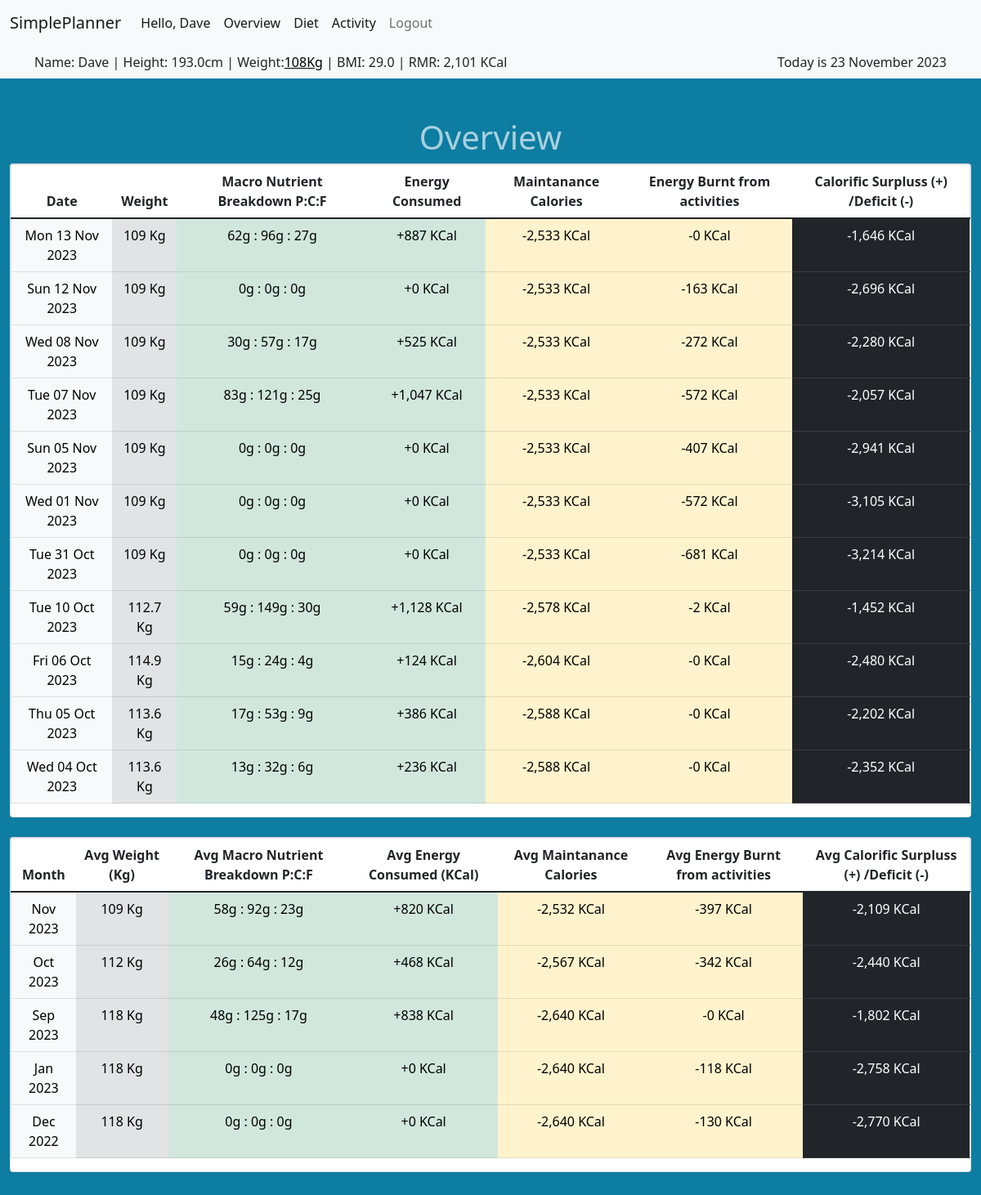
/overview (signed in), run on the app's committed database.
### tables this page shows
CREATE TABLE "weight" (
    id INTEGER PRIMARY KEY,
    user_id INTEGER REFERENCES users(id) NOT NULL,
    date DATE NOT NULL,
    weight INTEGER,
    CONSTRAINT UC_user_date UNIQUE (user_id, date)
);

### app.py (the view)
@app.route("/overview")
@helpers.login_required
def overview():
    cur = db.cursor()
    daily_diet = cur.execute("""SELECT date, sum(amount) AS amount, sum(energy) AS energy, sum(protien) AS protien, sum(carbohydrate) AS carbohydrate, sum(fat) AS fat
                            FROM consumption
                            WHERE user_id = ?
                            GROUP BY date
                            ORDER BY date DESC
                            LIMIT 7""", (session["user_id"], )).fetchall()
    monthly_diet = cur.execute("""SELECT STRFTIME("%Y-%m", date) AS month, avg(amount) AS amount, avg(energy) AS energy, avg(protien) AS protien, avg(carbohydrate) AS carbohydrate, avg(fat) AS fat
                            FROM (SELECT date, sum(amount) AS amount, sum(energy) AS energy, sum(protien) AS protien, sum(carbohydrate) AS carbohydrate, sum(fat) AS fat
                            FROM consumption
                            WHERE user_id = ?
                            GROUP BY date)
                            GROUP BY month
                            ORDER BY month DESC""", (session["user_id"], )).fetchall()
    daily_weight = cur.execute(
        "SELECT * FROM weight where user_id = ?", (session["user_id"], )).fetchall()
    monthly_weight = cur.execute(
        "SELECT STRFTIME('%Y-%m', date) AS month, AVG(weight) AS weight FROM weight WHERE user_id = ?  GROUP BY month", (session["user_id"], )).fetchall()
    daily_activity = cur.execute(
        "SELECT date, sum(energy) AS energy FROM activity WHERE user_id = ? GROUP BY date ORDER BY date DESC LIMIT 7", (session["user_id"], )).fetchall()
    monthly_activity = cur.execute(
        "SELECT STRFTIME('%Y-%m', date) AS month, AVG(energy) AS energy FROM activity WHERE user_id = ?  GROUP BY month", (session["user_id"], )).fetchall()
    cur.close()
    if not daily_activity or not daily_diet:
        return render_template("overview.html")
    for day in daily_diet:
        for x in daily_weight:
            if day["date"] >= x["date"]:
                day["weight"] = x["weight"]
            elif 'weight' not in day:
                day["weight"] = x["weight"]
        day["rmr"] = helpers.mifflin_st_jeor(day["weight"], session["height"], helpers.calculate_age(
            session["birthday"]), session["sex"])
        day["basic_maint"] = day["rmr"] * 1.2
        for y in daily_activity:
            if not any(day["date"] == y["date"] for day in daily_diet):
                daily_diet.append({"date": y["date"], "amount": 0, "energy": 0,
                                   "protien": 0, "carbohydrate": 0, "fat": 0})
            if day["date"] == y["date"]:
                day["energy_out"] = y["energy"]
            elif "energy_out" not in day:
                day["energy_out"] = 0
    daily_diet = sorted(daily_diet, key=lambda d: d["date"], reverse=True)
    for day in daily_diet:
        day["date"] = datetime.strptime(
            day["date"], '%Y-%m-%d').strftime("%a %d %b %Y")
    for month in monthly_diet:
        for x in monthly_weight:
            if month["month"] >= x["month"]:
                month["weight"] = x["weight"]
            elif 'weight' not in month:
                month["weight"] = x["weight"]
        month["rmr"] = helpers.mifflin_st_jeor(month["weight"], session["height"], helpers.calculate_age(
            session["birthday"]), session["sex"])
        month["basic_maint"] = month["rmr"] * 1.2
        for y in monthly_activity:
            if not any(month["month"] == y["month"] for month in monthly_diet):
                monthly_diet.append(
                    {"month": y["month"], "amount": 0, "energy": 0, "protien": 0, "carbohydrate": 0, "fat": 0})
            if month["month"] == y["month"]:
                month["energy_out"] = y["energy"]
            elif "energy_out" not in month:
                month["energy_out"] = 0
    monthly_diet = sorted(monthly_diet, key=lambda d: d["month"], reverse=True)
    for month in monthly_diet:
        month["month"] = datetime.strptime(
            month["month"], '%Y-%m').strftime("%b %Y")
    return render_template("overview.html", daily=daily_diet, monthly=monthly_diet)

### helpers.py (called while the page is built)
def dict_factory(cursor, row):
    fields = [column[0] for column in cursor.description]
    return {key: value for key, value in zip(fields, row)}

def login_required(f):
    @wraps(f)
    def decorated_function(*args, **kwargs):
        if session.get("user_id") is None:
            return redirect("/login")
        return f(*args, **kwargs)
    return decorated_function

def kcal(value):
    return f"{value:,} KCal"

def gkg(value):
    if value < 1000:
        return f"{value:}g"
    else:
        return f"{float(value/1000):,.1f}Kg"

def date_format(value):
    months = ("January", "February", "March", "April", "May", "June",
              "July", "August", "September", "October", "November", "December")
    month = months[value.month-1]
    return "{} {} {}".format(value.day, month, value.year)

def mifflin_st_jeor(weight, height, age, sex):
    if sex == 'm':
        rmr = int((10 * weight) + (6.25 * height) - (5 * age) + 5)
        return rmr
    elif sex == 'f':
        rmr = int((10 * weight) + (6.25 * height) - (5 * age) - 161)
        return rmr
    else:
        print("error in mifflin_st_jeor")
        return 1

def calculate_age(birthdate):
    days_in_year = 365.2425
    age = int((date.today() - datetime.strptime(birthdate,
              '%Y-%m-%d').date()).days / days_in_year)
    return age

### templates/overview.html (shortened to what this page needs)
{% extends "layout.html" %}
{% block main %}
<h1>Overview</h1>
{% if daily %}
<div class="card text-center">
    <table class="table">
        <thead>
            <tr>
                <th>Date</th>
                <th>Weight</th>
                <th>Macro Nutrient Breakdown P:C:F</th>
                <th>Energy Consumed</th>
                <th>Maintanance Calories</th>
                <th>Energy Burnt from activities</th>
                <th>Calorific Surpluss (+) /Deficit (-)</th>
            </tr>
        </thead>
        <tbody>
            {% for day in daily %}
            <tr>
                <td class="table-light">{{ day["date"] }}</td>
                <td class="table-secondary">{{ day["weight"] }} Kg</td>
                <td class="table-success">{{ day["protien"] | round | int | gkg }} : {{ day["carbohydrate"] | round |
                    int | gkg }} : {{ day["fat"] | round | int | gkg }}</td>
                <td class="table-success">+{{ day["energy"] | round | int | kcal }}</td>
                <td class="table-warning">-{{ day["basic_maint"] | round | int | kcal }}</td>
                <td class="table-warning">-{{ day["energy_out"] | round | int | kcal }}</td>
                <td class="table-dark">{{ (day["energy"] - day["basic_maint"] - day["energy_out"]) | round | int | kcal
                    }}</td>
            </tr>
            {% endfor %}
        </tbody>
    </table>
</div>
<br>
<div class="card text-center">
    <table class="table">
        <thead>
            <tr>
                <th>Month</th>
                <th>Avg Weight (Kg)</th>
                <th>Avg Macro Nutrient Breakdown P:C:F</th>
                <th>Avg Energy Consumed (KCal)</th>
                <th>Avg Maintanance Calories</th>
                <th>Avg Energy Burnt from activities</th>
                <th>Avg Calorific Surpluss (+) /Deficit (-)</th>
            </tr>
        </thead>
        <tbody>
            {% for month in monthly %}
            <tr>
                <td class="table-light">{{ month["month"] }}</td>
                <td class="table-secondary">{{ month["weight"] | round | int }} Kg</td>
                <td class="table-success">{{ month["protien"] | round | int | gkg }} : {{ month["carbohydrate"] | round
                    | int | gkg }} : {{ month["fat"] | round | int | gkg }}</td>
                <td class="table-success">+{{ month["energy"] | round | int | kcal }}</td>
                <td class="table-warning">-{{ month["basic_maint"] | round | int | kcal }}</td>
                <td class="table-warning">-{{ month["energy_out"] | round | int | kcal }}</td>
                <td class="table-dark">{{ (month["energy"] - month["basic_maint"] - month["energy_out"]) | round | int |
                    kcal }}</td>
            </tr>
            {% endfor %}
        </tbody>
    </table>
</div>
{% else %}
<p>You are yet to start logging your <a href="/diet_diary">diet</a> and <a href="/exercise_diary">activity</a>.</p>
{% endif %}
{% endblock %}

### static/style.css (style rules this page uses)
body { background-color: rgb(14, 125, 162); }
h1 { color: rgba(255, 255, 255, 0.645); text-align: center; }
table { border: 1px solid; }

### data on the page
weight: date "Tue 10 Oct 2023", weight "112.7", protien|gkg "59g", carbohydrate|gkg "149g", fat|gkg "30g", energy|kcal "1,128 KCal", basic_maint|kcal "2,578 KCal", energy_out|kcal "2 KCal", energy "-1,452 KCal"
weight: date "Fri 06 Oct 2023", weight "114.9", protien|gkg "15g", carbohydrate|gkg "24g", fat|gkg "4g", energy|kcal "124 KCal", basic_maint|kcal "2,604 KCal", energy_out|kcal "0 KCal", energy "-2,480 KCal"
weight: date "Thu 05 Oct 2023", weight "113.6", protien|gkg "17g", carbohydrate|gkg "53g", fat|gkg "9g", energy|kcal "386 KCal", basic_maint|kcal "2,588 KCal", energy_out|kcal "0 KCal", energy "-2,202 KCal", date "Wed 04 Oct 2023", protien|gkg "13g", carbohydrate|gkg "32g", fat|gkg "6g", energy|kcal "236 KCal", energy "-2,352 KCal"

### other printed values
{{ session["username"] }} "Dave"
{{ session["height"] }} "193.0"
{{ session['weight'] }} "108"
{{ session["rmr"] | kcal }} "2,101 KCal"
{{ session["today"] | date_format }} "23 November 2023"
{{ day["date"] }} "Mon 13 Nov 2023" "Sun 12 Nov 2023" "Wed 08 Nov 2023" "Tue 07 Nov 2023" "Sun 05 Nov 2023" "Wed 01 Nov 2023" "Tue 31 Oct 2023"
{{ day["weight"] }} "109" "109" "109" "109" "109" "109" "109"
{{ day["protien"] | round | int | gkg }} "62g" "0g" "30g" "83g" "0g" "0g" "0g"
{{ day["carbohydrate"] | round |
                    int | gkg }} "96g" "0g" "57g" "121g" "0g" "0g" "0g"
{{ day["fat"] | round | int | gkg }} "27g" "0g" "17g" "25g" "0g" "0g" "0g"
{{ day["energy"] | round | int | kcal }} "887 KCal" "0 KCal" "525 KCal" "1,047 KCal" "0 KCal" "0 KCal" "0 KCal"
{{ day["basic_maint"] | round | int | kcal }} "2,533 KCal" "2,533 KCal" "2,533 KCal" "2,533 KCal" "2,533 KCal" "2,533 KCal" "2,533 KCal"
{{ day["energy_out"] | round | int | kcal }} "0 KCal" "163 KCal" "272 KCal" "572 KCal" "407 KCal" "572 KCal" "681 KCal"
{{ month["month"] }} "Nov 2023" "Oct 2023" "Sep 2023" "Jan 2023" "Dec 2022"
{{ month["weight"] | round | int }} "109" "112" "118" "118" "118"
